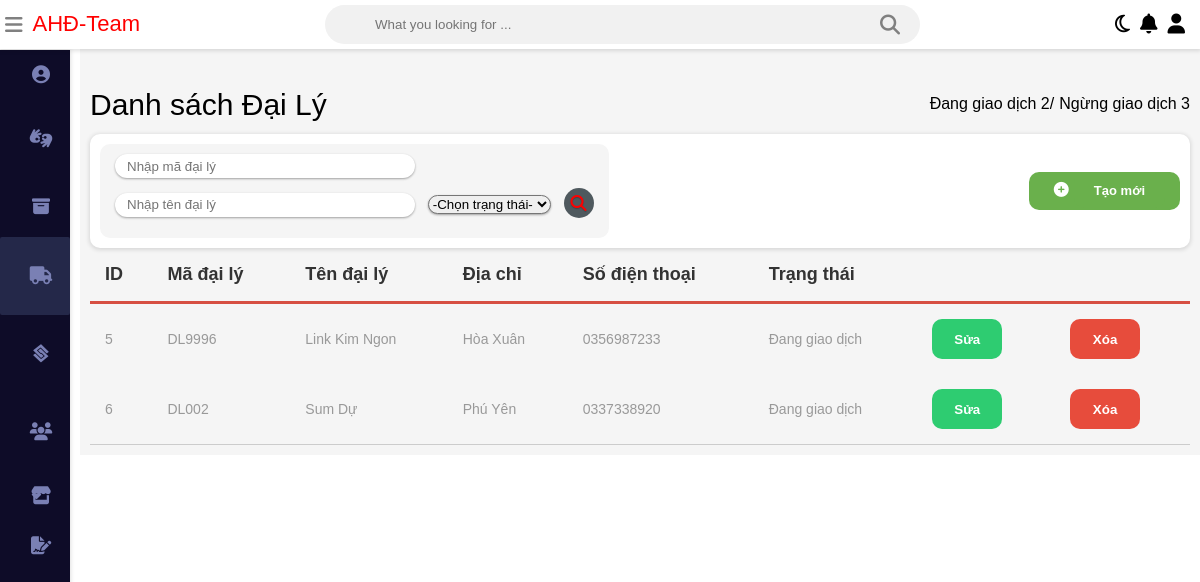
The app's page /QuanLyHangHoa/admin/customer.php with its own data.
### tables this page shows
CREATE TABLE `daily` (
  `id` int(11) NOT NULL,
  `maDL` varchar(256) NOT NULL,
  `tenDL` varchar(256) NOT NULL,
  `diachi` varchar(256) NOT NULL,
  `sdt` int(12) NOT NULL,
  `status` int(2) NOT NULL
);

### QuanLyHangHoa/database/database.php (called while the page is built, shortened)
<?php
    $db = new database(HOST, DB_USER, DB_PASSWORD, DB_NAME);
    class database {
        public $connection;
        function __construct($host, $db_user, $db_pass, $db_name){
            $this->connection = new mysqli($host, $db_user, $db_pass, $db_name);
        }
        function getData($sql){
            $result = $this->connection->query($sql);
            $data = [];
            if($result->num_rows > 0){
                while($row = $result->fetch_assoc()){
                    $data[] = $row;
                }
            }
            return $data;
        }
    }
?>

### QuanLyHangHoa/admin/customer.php (the view, shortened to what this page needs)
<?php
	require_once('../database/database.php');
    $sql = "select * from daily where status = 1";
    $dataListHH = $db->getData($sql);
    $numHH = count($dataListHH);
?>
<?php
	 $sqlQQ = "select * from daily where status = 2";
	 $dataListHHQQ = $db->getData($sqlQQ);
	 $numHHQQ = count($dataListHHQQ);
?>
<!DOCTYPE html>
<html>
<head>
<link rel="stylesheet" type="text/css"
	href="../static/css/main.css">
<link rel="stylesheet"
	href="https://stackpath.bootstrapcdn.com/font-awesome/4.7.0/css/font-awesome.min.css">
<link rel="stylesheet"
	href="../static/css/_grid.css">
<link rel="stylesheet"
	href="../static/css/owl.carousel.min.css">
<link rel="stylesheet"
	href="../static/css/owl.theme.default.min.css">
</head>
<body class="body">
	<div class="wrapper">
		<div class="nav d-flex">
			<div class="nav__left d-flex">
				<div class="nav__left--icon">
					<i class="fa fa-bars" aria-hidden="true"></i>
				</div>
				<div class="nav__left--loo" style="color: red;">AHĐ-Team</div>
			</div>
			<div class="nav__search">
				<input class="search" type="text"
					placeholder="What you looking for ..."><i
					class="fa fa-search" aria-hidden="true"></i>
			</div>
			<ul class="nav__right d-flex">
				<li class="nav__right--item"><a class="nav__right--link"><i
						class="fa fa-moon-o" aria-hidden="true"></i></a></li>
				<li class="nav__right--item"><a class="nav__right--link"><i
						class="fa fa-bell" aria-hidden="true"></i></a></li>
				<li class="nav__right--item"><a
					class="nav__right--link dropdown1"><i class="fa fa-user"
						aria-hidden="true"></i></a>
					</li>
			</ul>
		</div>
		<div class="sidebar">
			<ul class="sidebar__nav">
				<li class="sidebar__nav--item"><a class="sidebar__nav--link"
					href="admin.php">
						<div class="sidebar__nav--icon">
							<i class="fas fa-user-circle" aria-hidden="true"></i>
						</div> <span>Trang chủ</span>
				</a></li>
				<li class="sidebar__nav--item"><a class="sidebar__nav--link"
					href="goods.php">
						<div class="sidebar__nav--icon">
							<i class="fa fa-american-sign-language-interpreting"
								aria-hidden="true"></i>
						</div> <span>Quản Lý Hàng Hóa</span>
				</a></li>
				<li class="sidebar__nav--item"><a class="sidebar__nav--link"
					href="warehouse.php">
						<div class="sidebar__nav--icon">
							<i class="fa fa-archive" aria-hidden="true"></i>
						</div> <span>Quản Lý Kho</span>
				</a></li>
				<li class="sidebar__nav--item"><a
					class="sidebar__nav--link acitve">
						<div class="sidebar__nav--icon">
							<i class="fa fa-truck" aria-hidden="true"></i>
						</div> <span>Quản Lý Đại Lý</span>
				</a></li>
				<li class="sidebar__nav--item"><a class="sidebar__nav--link"
					href="supplier.php">
						<div class="sidebar__nav--icon">
							<i class="fab fa-staylinked"></i>
						</div> <span>Quản Lý Nhà C.Cấp</span>
				</a></li>
				<li class="sidebar__nav--item"><a class="sidebar__nav--link"
					href="user.php">
						<div class="sidebar__nav--icon">
							<i class="fa fa-users" aria-hidden="true"></i>
						</div> <span>Quản Lý Nhân Viên</span>
				</a></li>
				<li class="sidebar__nav--item" data-block="id1"><a
					class="sidebar__nav--link ">
						<div class="sidebar__nav--icon">
							<i class="fas fa-store"></i>
						</div> <span>Kho</span>
						<div class="icon">
							<i class="fa fa-caret-down" aria-hidden="true"></i>
						</div>
				</a>
					</li>
				<li class="sidebar__nav--item" data-block="id2"><a
					class="sidebar__nav--link">
						<div class="sidebar__nav--icon">
							<i class="fas fa-file-signature"></i>
						</div> <span>Thống Kê</span>
						<div class="icon">
							<i class="fa fa-caret-down" aria-hidden="true"></i>
						</div>
				</a>
					</li>
			</ul>
		</div>
		<div class="table">
			<div class="table__txt d-flex">
				<div class="table__txt--title">
					<h2>Danh sách Đại Lý</h2>
				</div>
				<ul class="table__txt--link">
					<li class="table__txt--item"><a style="font-size: 16px; color: black;" href="customer.php">Đang giao dịch <?php echo $numHH;?>/</a></li></br>
					<li class="table__txt--item"><a style="font-size: 16px; color: black;" href="customer.php">Ngừng giao dịch <?php echo $numHHQQ;?></a></li>
				</ul>
			</div>
			<div class="table__top d-flex">
			<form action="" method="POST">
					<div class="table__top--filter">
						<input style="width: 300px; height: 20px;" type="text"
							name="matk" value="" placeholder="Nhập mã đại lý">
						<div class="table__search" style="margin: 1rem 0;">
							<input style="width: 300px; height: 20px;" type="text"
								name="tentk" value="" placeholder="Nhập tên đại lý">
								<select name="trangthaitk" id="" aria-placeholder="Trạng thái">
								<option value="0">-Chọn trạng thái-</option>
							</select>
							<button name="timkiem" style="color: red;">
							<i class="fa fa-search" aria-hidden="true"></i>
							</button>
						</div>
					</div>
				</form>
				<div class="table__top--add">
					<i class="fa fa-plus-circle" aria-hidden="true"></i><a
						class="btn btn-link1" href="./customer/add-customer.php">Tạo mới</a>
				</div>
			</div>
			<div class="table__main">
				<table>
					<thead>
						<tr>
							<th>ID</th>
							<th>Mã đại lý</th>
							<th>Tên đại lý</th>
							<th>Địa chỉ</th>
							<th>Số điện thoại</th>
							<th>Trạng thái</th>
							<th></th>
							<th></th>
						</tr>
					</thead>
					<tbody>
					<?php foreach($dataListHH as $row){?>
							<tr>
								<td><?php echo $row['id'];?></td>
								<td><?php echo $row['maDL'];?></td>
								<td><?php echo $row['tenDL'];?></td>
								<td><?php echo $row['diachi'];?></td>
			 					<?php $f=$row['sdt'];?>
								<td><?php echo "0"."$f";?></td>
								<?php if($row["status"] == 1){ ?>
									<td>Đang giao dịch</td>
									<?php } elseif($row["status"] == 2){?>
									<td>Ngừng giao dịch</td>
								<?php } ?>
								<td class="edit"><a href="./customer/edit-customer.php?id=<?php echo $row['id'];?>">
										<button id="edit">Sửa</button>
								</a></td>
								<td class="delete"><a
								href="./customer/delete-customer.php?id=<?php echo $row['id'];?>"
								onclick="return window.confirm('Bạn có muốn xóa <?php echo $row['tenDL'];?> không?');">
										<button id="delete">Xóa</button>
								</a></td>
							</tr>
						<?php } ?>
					</tbody>
				</table>
			</div>
		</div>
	</div>
</body>
</html>

### QuanLyHangHoa/static/css/_grid.css (style rules this page uses)
*, *::before, *::after { box-sizing: border-box; margin: 0; padding: 0; }
.d-flex { display: flex; align-items: center; }
.wrapper { max-width: 100%; display: block; }

### records on screen
daily: id "5", maDL "DL9996", tenDL "Link Kim Ngon", diachi "Hòa Xuân", sdt "356987233", status "Đang giao dịch"
daily: id "6", maDL "DL002", tenDL "Sum Dự", diachi "Phú Yên", sdt "337338920", status "Đang giao dịch"

### other values on screen
$numHH "2"
$numHHQQ "3"
